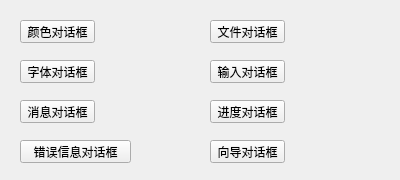
<?xml version="1.0" encoding="UTF-8"?>
<ui version="4.0">
 <class>MyWidget</class>
 <widget class="QWidget" name="MyWidget">
  <property name="geometry">
   <rect>
    <x>0</x>
    <y>0</y>
    <width>400</width>
    <height>180</height>
   </rect>
  </property>
  <property name="windowTitle">
   <string>MyWidget</string>
  </property>
  <widget class="QPushButton" name="pushButton">
   <property name="geometry">
    <rect>
     <x>20</x>
     <y>20</y>
     <width>75</width>
     <height>23</height>
    </rect>
   </property>
   <property name="text">
    <string>颜色对话框</string>
   </property>
  </widget>
  <widget class="QPushButton" name="pushButton_6">
   <property name="geometry">
    <rect>
     <x>20</x>
     <y>100</y>
     <width>75</width>
     <height>23</height>
    </rect>
   </property>
   <property name="text">
    <string>消息对话框</string>
   </property>
  </widget>
  <widget class="QPushButton" name="pushButton_7">
   <property name="geometry">
    <rect>
     <x>20</x>
     <y>140</y>
     <width>111</width>
     <height>23</height>
    </rect>
   </property>
   <property name="text">
    <string>错误信息对话框</string>
   </property>
  </widget>
  <widget class="QPushButton" name="pushButton_2">
   <property name="geometry">
    <rect>
     <x>20</x>
     <y>60</y>
     <width>75</width>
     <height>23</height>
    </rect>
   </property>
   <property name="text">
    <string>字体对话框</string>
   </property>
  </widget>
  <widget class="QPushButton" name="pushButton_3">
   <property name="geometry">
    <rect>
     <x>210</x>
     <y>20</y>
     <width>75</width>
     <height>23</height>
    </rect>
   </property>
   <property name="text">
    <string>文件对话框</string>
   </property>
  </widget>
  <widget class="QPushButton" name="pushButton_4">
   <property name="geometry">
    <rect>
     <x>210</x>
     <y>60</y>
     <width>75</width>
     <height>23</height>
    </rect>
   </property>
   <property name="text">
    <string>输入对话框</string>
   </property>
  </widget>
  <widget class="QPushButton" name="pushButton_5">
   <property name="geometry">
    <rect>
     <x>210</x>
     <y>100</y>
     <width>75</width>
     <height>23</height>
    </rect>
   </property>
   <property name="text">
    <string>进度对话框</string>
   </property>
  </widget>
  <widget class="QPushButton" name="pushButton_8">
   <property name="geometry">
    <rect>
     <x>210</x>
     <y>140</y>
     <width>75</width>
     <height>23</height>
    </rect>
   </property>
   <property name="text">
    <string>向导对话框</string>
   </property>
  </widget>
 </widget>
 <layoutdefault spacing="6" margin="11"/>
 <resources/>
 <connections/>
</ui>
